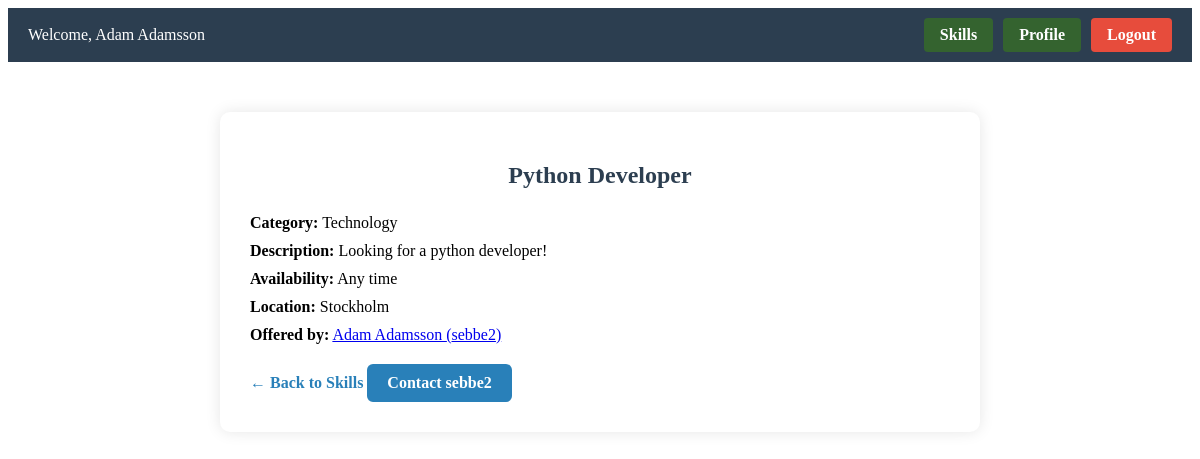
The page /skillswapapp/skilldetails/2/ (signed in) on the database its author committed.
### skillswapapp/models.py (models this page shows, shortened)
class Skill(models.Model):
    TYPE_CHOICES = [
        ("offer", "Offering Skill"),
        ("seek", "Seeking Skill"),
    ]
    CATEGORY_CHOICES = [
        ("music", "Music"),
        ("language", "Language"),
        ("tech", "Technology"),
        ("art", "Art"),
        ("sports", "Sports"),
        ("other", "Other"),
    ]
    user = models.ForeignKey(User, on_delete=models.CASCADE, related_name="skills")
    type = models.CharField(max_length=10, choices=TYPE_CHOICES, default="offer", help_text="*")
    title = models.CharField(max_length=100, help_text="*")
    category = models.CharField(max_length=20, choices=CATEGORY_CHOICES, default="other", help_text="*")
    description = models.TextField(max_length=300, help_text="*")
    availability = models.CharField(max_length=100, help_text="* E.g. Weekends, Evenings etc.")
    location = models.CharField(max_length=100, help_text="* E.g. City, Remote etc.")

### skillswapapp/views.py (the view)
# urls.py: path("skilldetails/<int:skill_id>/", views.skilldetails, name="skilldetails"),
@login_required(login_url="skillswapapp:login")
def skilldetails(request, skill_id):
    skill = get_object_or_404(Skill, id=skill_id)
    return render(request, "skillswapapp/skilldetails.html", {"skill": skill})

### templates/skillswapapp/skilldetails.html
{% extends 'skillswapapp/base.html' %}
{% block body_block %}
<div class="detail-container">
  <h2>{{ skill.title }}</h2>
  <p><strong>Category:</strong> {{ skill.get_category_display }}</p>
  <p><strong>Description:</strong> {{ skill.description }}</p>
  <p><strong>Availability:</strong> {{ skill.availability }}</p>
  <p><strong>Location:</strong> {{ skill.location }}</p>
  <p><strong>Offered by:</strong>
    <a href="{% url 'skillswapapp:view_profile' skill.user.username %}">
      {{ skill.user.first_name }} ({{ skill.user.username }})
    </a>
  </p>
  <a href="{% url 'skillswapapp:skills' %}" class="detail-back-link">← Back to Skills</a>
  <a href="{% url 'skillswapapp:contact' skill.id %}" class="contact-button">
    Contact {{ skill.user.username }}
  </a>
</div>
{% endblock %}

### templates/skillswapapp/base.html (shortened to what this page needs)
<html>
    <head>
        {% load static %}
        <link rel="stylesheet" href="{% static "css/styles.css" %}">
    </head>
    <body>
        {% if user.is_authenticated %}
        <div class="top-bar">
          <div class="user-info">
            <span>Welcome, {{ request.user.first_name }}</span>
          </div>
            <div class="btn-container">
              <a href="{% url 'skillswapapp:skills' %}" class="profile-btn">Skills</a>
              <a href="{% url 'skillswapapp:profile' %}" class="profile-btn">Profile</a>
              <a href="{% url 'skillswapapp:logout' %}" class="logout-btn">Logout</a>
            </div>
        </div>
        {% endif %}
            {% block body_block %}{% endblock %}
    </body>
</html>

### static/css/styles.css (style rules this page uses)
.top-bar { display: flex; justify-content: space-between; align-items: center; background-color: #2c3e50; color: white; padding: 10px 20px; font-size: 16px; }
.btn-container { display: flex; gap: 10px; }
.profile-btn { background-color: #34632f; color: white; padding: 8px 16px; border: none; border-radius: 4px; text-decoration: none; font-weight: bold; }
.logout-btn { background-color: #e74c3c; color: white; padding: 8px 16px; border: none; border-radius: 4px; text-decoration: none; font-weight: bold; }
.contact-button { display: inline-block; background-color: #2980b9; color: white; padding: 10px 20px; border-radius: 6px; text-decoration: none; font-weight: bold; transition: background-color 0.3s ease; }
.user-info { display: flex; align-items: center; gap: 10px; }
.detail-container { max-width: 700px; margin: 50px auto; padding: 30px; background-color: #ffffff; border-radius: 10px; box-shadow: 0 0 15px rgba(0, 0, 0, 0.1); font-size: 16px; }
.detail-container h2 { text-align: center; margin-bottom: 25px; color: #2c3e50; }
.detail-container p { margin: 10px 0; }
.detail-back-link { display: inline-block; margin-top: 20px; color: #2980b9; text-decoration: none; font-weight: bold; }

### rows shown on the page
Skill: title "Python Developer", category "Technology", description "Looking for a python developer!", availability "Any time", location "Stockholm", user.first_name "Adam Adamsson", user.username "sebbe2"

### other values the page prints
{{ request.user.first_name }} "Adam Adamsson"
